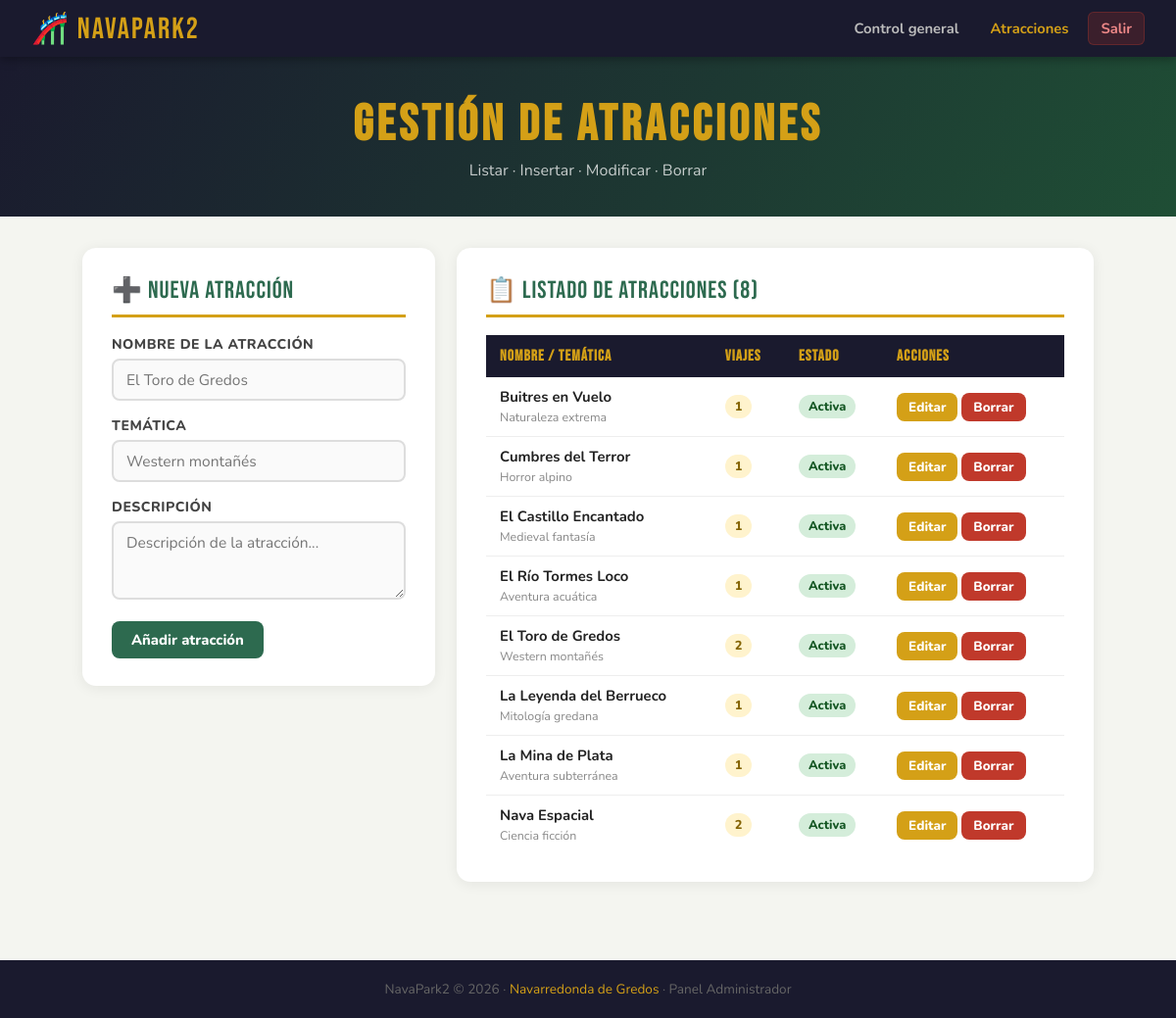
Screenshot of /admin/atracciones.php (signed in) with the database file from the repository.
### tables this page shows
CREATE TABLE atracciones (
  id          INT AUTO_INCREMENT PRIMARY KEY,
  nombre      VARCHAR(150) NOT NULL,
  tematica    VARCHAR(200) NOT NULL,
  descripcion TEXT,
  activa      TINYINT(1) NOT NULL DEFAULT 1,
  created_at  TIMESTAMP DEFAULT CURRENT_TIMESTAMP
);

### includes/auth.php (called while the page is built, shortened)
<?php
function h(string $s): string {
    return htmlspecialchars($s, ENT_QUOTES, 'UTF-8');
}

### admin/atracciones.php (the view, shortened to what this page needs)
<?php
require_once '../includes/db.php';
require_once '../includes/auth.php';
$editando = null;
$lista = $pdo->query("
    SELECT a.*, COUNT(v.id) AS total_viajes
    FROM atracciones a
    LEFT JOIN viajes v ON v.atraccion_id = a.id
    GROUP BY a.id
    ORDER BY a.nombre
")->fetchAll();
?>
<!DOCTYPE html>
<html lang="es">
<head>
  <link rel="stylesheet" href="../css/style.css">
</head>
<body>
<nav>
  <a href="control.php" class="logo">🎢 NavaPark2</a>
  <div class="nav-links">
    <a href="control.php">Control general</a>
    <a href="atracciones.php" class="active">Atracciones</a>
    <a href="../logout.php" class="btn-salir">Salir</a>
  </div>
</nav>
<div class="hero">
  <h1>Gestión de Atracciones</h1>
  <p>Listar · Insertar · Modificar · Borrar</p>
</div>
<div class="container">
  <div style="display:grid;grid-template-columns:360px 1fr;gap:22px;align-items:start">
    <div class="card">
      <div class="card-title">
        <?= $editando ? '✏️ Modificar atracción' : '➕ Nueva atracción' ?>
      </div>
      <form method="POST">
        <div class="form-group">
          <label>Nombre de la atracción</label>
          <input type="text" name="nombre" required placeholder="El Toro de Gredos"
                 value="<?= h($editando['nombre'] ?? '') ?>">
        </div>
        <div class="form-group">
          <label>Temática</label>
          <input type="text" name="tematica" required placeholder="Western montañés"
                 value="<?= h($editando['tematica'] ?? '') ?>">
        </div>
        <div class="form-group">
          <label>Descripción</label>
          <textarea name="descripcion" placeholder="Descripción de la atracción..."><?= h($editando['descripcion'] ?? '') ?></textarea>
        </div>
        <div style="display:flex;gap:10px;flex-wrap:wrap">
          <button class="btn btn-primary"><?= $editando ? 'Guardar cambios' : 'Añadir atracción' ?></button>
        </div>
      </form>
    </div>
    <div class="card">
      <div class="card-title">📋 Listado de atracciones (<?= count($lista) ?>)</div>
      <div class="tabla-wrap">
        <table>
          <thead>
            <tr>
              <th>Nombre / Temática</th>
              <th>Viajes</th>
              <th>Estado</th>
              <th>Acciones</th>
            </tr>
          </thead>
          <tbody>
            <?php foreach ($lista as $a): ?>
            <tr>
              <td>
                <strong><?= h($a['nombre']) ?></strong><br>
                <small style="color:#888"><?= h($a['tematica']) ?></small>
              </td>
              <td><span class="badge badge-dorado"><?= (int)$a['total_viajes'] ?></span></td>
              <td>
                <span class="badge <?= $a['activa'] ? 'badge-verde' : 'badge-rojo' ?>">
                  <?= $a['activa'] ? 'Activa' : 'Inactiva' ?>
                </span>
              </td>
              <td style="white-space:nowrap">
                <a href="?editar=<?= (int)$a['id'] ?>" class="btn btn-dorado btn-sm">Editar</a>
                <form method="POST" style="display:inline"
                      onsubmit="return confirm('¿Eliminar «<?= h($a['nombre']) ?>»? Se borrarán también todos sus viajes.')">
                  <button class="btn btn-danger btn-sm">Borrar</button>
                </form>
              </td>
            </tr>
            <?php endforeach; ?>
          </tbody>
        </table>
      </div>
    </div>
  </div>
</div>
<footer>NavaPark2 &copy; <?= date('Y') ?> · <span>Navarredonda de Gredos</span> · Panel Administrador</footer>
</body>
</html>

### css/style.css (style rules this page uses)
:root { --verde: #2d6a4f; --verde-cl: #52b788; --dorado: #d4a017; --oscuro: #1a1a2e; --rojo: #c0392b; --gris-bg: #f4f5f0; --blanco: #ffffff; }
*, *::before, *::after { box-sizing: border-box; margin: 0; padding: 0; }
body { font-family: 'Nunito', sans-serif; background: var(--gris-bg); color: #222; min-height: 100vh; }
nav { background: var(--oscuro); padding: 0 32px; height: 58px; display: flex; align-items: center; justify-content: space-between; box-shadow: 0 2px 10px rgba(0,0,0,.35); position: sticky; top: 0; z-index: 100; }
nav .logo { font-family: 'Bebas Neue', cursive; font-size: 1.9rem; color: var(--dorado); letter-spacing: 2px; text-decoration: none; }
nav .nav-links { display: flex; align-items: center; gap: 8px; }
nav .nav-links a { color: #bbb; text-decoration: none; padding: 6px 12px; border-radius: 6px; font-weight: 700; font-size: .92rem; transition: background .15s, color .15s; }
nav .nav-links a.active { color: var(--dorado); }
nav .nav-links .btn-salir { background: rgba(192,57,43,.2); color: #e88; border: 1px solid rgba(192,57,43,.3); }
.hero { background: linear-gradient(120deg, var(--oscuro) 0%, #1f4e35 100%); color: #fff; padding: 44px 32px 36px; text-align: center; }
.hero h1 { font-family: 'Bebas Neue', cursive; font-size: 3.2rem; color: var(--dorado); letter-spacing: 4px; line-height: 1; }
.hero p { margin-top: 10px; font-size: 1rem; opacity: .75; }
.container { max-width: 1080px; margin: 32px auto; padding: 0 24px; }
.card { background: var(--blanco); border-radius: 14px; box-shadow: 0 2px 14px rgba(0,0,0,.07); padding: 28px 30px; margin-bottom: 24px; }
.card-title { font-family: 'Bebas Neue', cursive; font-size: 1.55rem; color: var(--verde); letter-spacing: 1px; border-bottom: 3px solid var(--dorado); padding-bottom: 10px; margin-bottom: 18px; display: flex; align-items: center; gap: 10px; }
.tabla-wrap { overflow-x: auto; }
table { width: 100%; border-collapse: collapse; font-size: .93rem; }
thead th { background: var(--oscuro); color: var(--dorado); font-family: 'Bebas Neue', cursive; font-size: .98rem; letter-spacing: 1px; padding: 12px 14px; text-align: left; }
tbody td { padding: 10px 14px; border-bottom: 1px solid #eee; vertical-align: middle; }
tbody tr:last-child td { border-bottom: none; }
.form-group { margin-bottom: 16px; }
.form-group label { display: block; font-weight: 800; font-size: .88rem; color: #444; margin-bottom: 5px; text-transform: uppercase; letter-spacing: .5px; }
.form-group input, .form-group select, .form-group textarea { width: 100%; padding: 9px 13px; border: 2px solid #ddd; border-radius: 8px; font-family: 'Nunito', sans-serif; font-size: .97rem; transition: border-color .2s; background: #fafafa; }
.form-group textarea { resize: vertical; min-height: 80px; }
.btn { display: inline-flex; align-items: center; gap: 6px; padding: 9px 20px; border: none; border-radius: 8px; cursor: pointer; font-family: 'Nunito', sans-serif; font-weight: 800; font-size: .92rem; text-decoration: none; transition: transform .1s, opacity .15s; }
.btn-primary { background: var(--verde); color: #fff; }
.btn-dorado { background: var(--dorado); color: #fff; }
.btn-danger { background: var(--rojo); color: #fff; }
.btn-sm { padding: 5px 12px; font-size: .84rem; }
.badge { display: inline-block; padding: 3px 10px; border-radius: 20px; font-size: .8rem; font-weight: 800; }
.badge-verde { background: #d4edda; color: #155724; }
.badge-dorado { background: #fff3cd; color: #856404; }
footer { background: var(--oscuro); color: #666; text-align: center; padding: 20px; font-size: .85rem; margin-top: 56px; }
footer span { color: var(--dorado); }

### rows the page displays
atracciones: nombre "Buitres en Vuelo", tematica "Naturaleza extrema", total_viajes "1", activa "Activa"
atracciones: nombre "Cumbres del Terror", tematica "Horror alpino", total_viajes "1", activa "Activa"
atracciones: nombre "El Castillo Encantado", tematica "Medieval fantasía", total_viajes "1", activa "Activa"
atracciones: nombre "El Río Tormes Loco", tematica "Aventura acuática", total_viajes "1", activa "Activa"
atracciones: nombre "El Toro de Gredos", tematica "Western montañés", total_viajes "2", activa "Activa"
atracciones: nombre "La Leyenda del Berrueco", tematica "Mitología gredana", total_viajes "1", activa "Activa"
atracciones: nombre "La Mina de Plata", tematica "Aventura subterránea", total_viajes "1", activa "Activa"
atracciones: nombre "Nava Espacial", tematica "Ciencia ficción", total_viajes "2", activa "Activa"

### other values shown
count($lista) "8"
